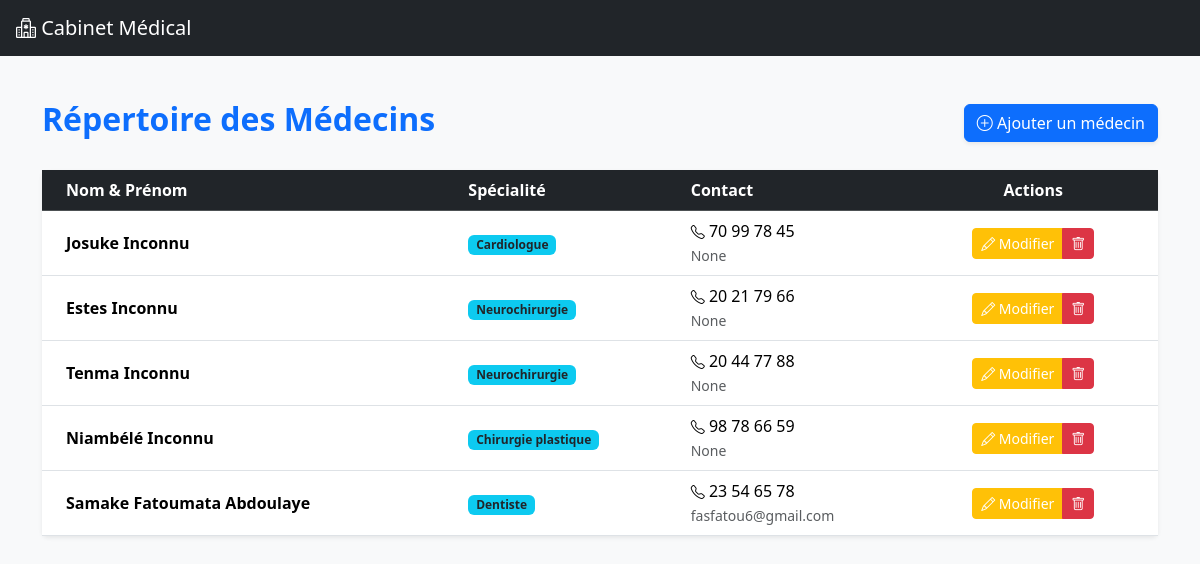
Screenshot of /medecins/ with the database file from the repository.
### medecins/models.py (models this page shows, shortened)
class Medecin(models.Model):
    nom = models.CharField(max_length=100)
    prenom = models.CharField(max_length=100, default="Inconnu")
    specialite = models.CharField(max_length=100)
    telephone = models.CharField(max_length=20)
    email = models.EmailField( blank=True, null=True)

### medecins/views.py (the view)
# urls.py: path('', views.medecins_list, name='medecins_list'),
def medecins_list(request):
    medecins = Medecin.objects.all()
    return render(request, 'medecins/medecins_list.html', {'medecins': medecins})

### consultations/context_processors.py (called while the page is built)
def notifications_context(request):
    today = date.today()
    consultations_today = Consultation.objects.filter(date_consultation=today).count()
    rendezvous_today = RendezVous.objects.filter(date_rendezvous=today).count()
    notifications = []
    if consultations_today > 0:
        notifications.append(f"{consultations_today} consultations prévues aujourd’hui")
    if rendezvous_today > 0:
        notifications.append(f"{rendezvous_today} rendez-vous prévus aujourd’hui")
    return {
        "notifications": notifications,
        "notifications_count": len(notifications),
    }

### medecins/templates/medecins/medecins_list.html (shortened to what this page needs)
{% extends "base.html" %}
{% block content %}
<div class="container mt-4">
    <div class="d-flex justify-content-between align-items-center mb-4">
        <h2 class="fw-bold text-primary">Répertoire des Médecins</h2>
        <a href="{% url 'medecins_create' %}" class="btn btn-primary shadow-sm">
            <i class="bi bi-plus-circle"></i> Ajouter un médecin
        </a>
    </div>
    <div class="card shadow-sm border-0">
        <div class="card-body p-0">
            <div class="table-responsive">
                <table class="table table-hover align-middle mb-0">
                    <thead class="table-dark">
                        <tr>
                            <th class="ps-4">Nom & Prénom</th>
                            <th>Spécialité</th>
                            <th>Contact</th>
                            <th class="text-center pe-4">Actions</th>
                        </tr>
                    </thead>
                    <tbody>
                        {% for medecin in medecins %}
                        <tr>
                            <td class="ps-4">
                                <div class="fw-bold">{{ medecin.nom }} {{ medecin.prenom }}</div>
                            </td>
                            <td>
                                <span class="badge bg-info text-dark">{{ medecin.specialite }}</span>
                            </td>
                            <td>
                                <i class="bi bi-telephone small"></i> {{ medecin.telephone }}<br>
                                <small class="text-muted">{{ medecin.email }}</small>
                            </td>
                            <td class="text-center pe-4">
                                <div class="btn-group">
                                    <a href="{% url 'medecins_update' medecin.pk %}" class="btn btn-sm btn-warning text-white">
                                        <i class="bi bi-pencil"></i> Modifier
                                    </a>
                                    <a href="{% url 'medecins_delete' medecin.pk %}" class="btn btn-sm btn-danger">
                                        <i class="bi bi-trash"></i>
                                    </a>
                                </div>
                            </td>
                        </tr>
                        {% endfor %}
                    </tbody>
                </table>
            </div>
        </div>
    </div>
</div>
{% endblock %}

### templates/base.html (style rules this page uses)
body { min-height: 100vh; display: flex; flex-direction: column; }

### rows the page displays
Medecin: nom "Josuke", prenom "Inconnu", specialite "Cardiologue", telephone "70 99 78 45", email "None"
Medecin: nom "Estes", prenom "Inconnu", specialite "Neurochirurgie", telephone "20 21 79 66", email "None"
Medecin: nom "Tenma", prenom "Inconnu", specialite "Neurochirurgie", telephone "20 44 77 88", email "None"
Medecin: nom "Niambélé", prenom "Inconnu", specialite "Chirurgie plastique", telephone "98 78 66 59", email "None"
Medecin: nom "Samake", prenom "Fatoumata Abdoulaye", specialite "Dentiste", telephone "23 54 65 78", email "fasfatou6@gmail.com"
